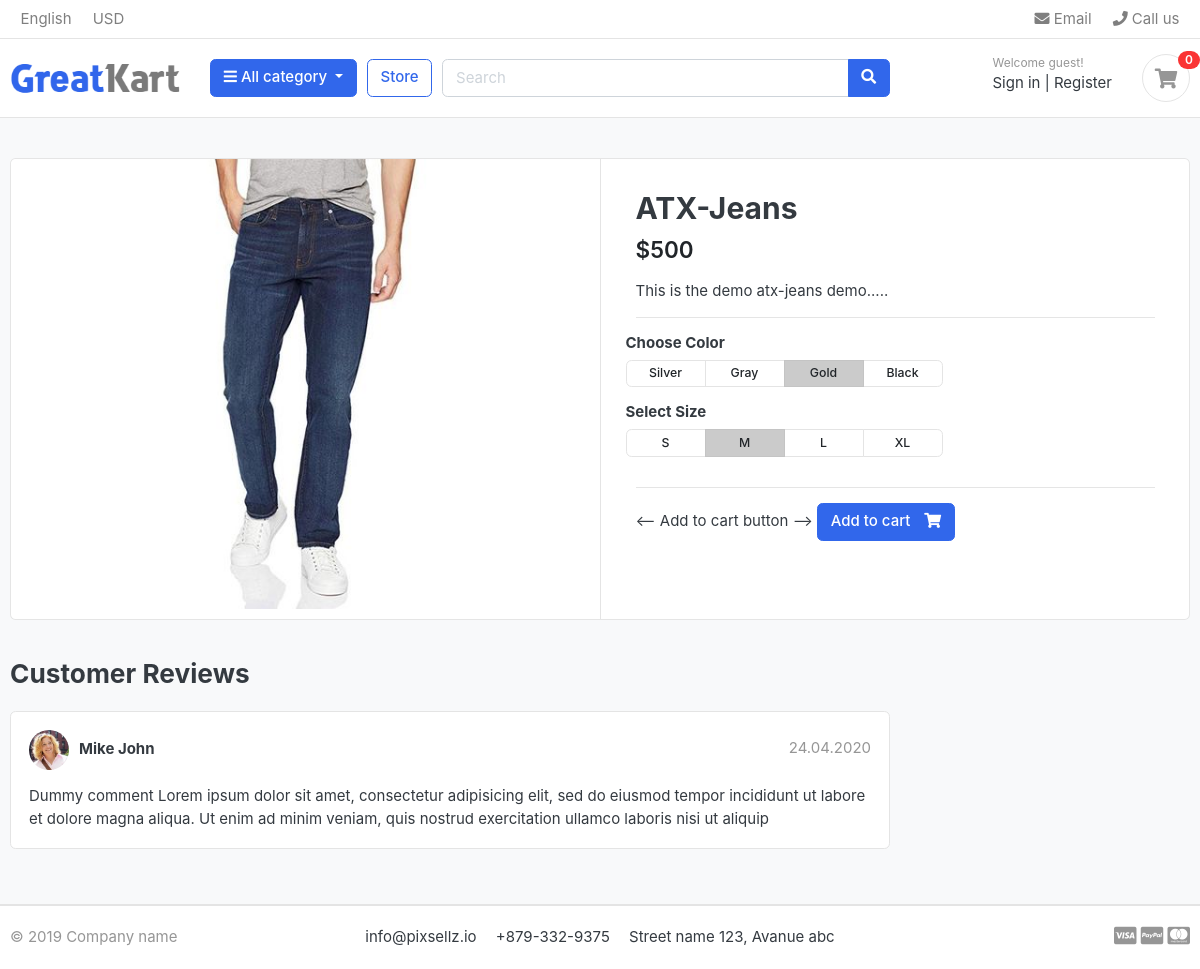
Page /store/jeans/atx-jeans/ on the committed database.
### store/models.py (models this page shows, shortened)
class Product(models.Model):
    product_name = models.CharField(max_length=200, unique=True)
    slug = models.SlugField(max_length=200, unique=True)
    description = models.TextField(max_length=500, blank=True)
    price = models.IntegerField()
    images = models.ImageField(upload_to='photos/products')
    stock = models.IntegerField()
    is_available = models.BooleanField(default=True)
    category = models.ForeignKey(Category, on_delete=models.CASCADE)
    created_date = models.DateTimeField(auto_now_add=True)
    modified_date = models.DateTimeField(auto_now=True)

### store/views.py (the view)
# urls.py: path('<slug:category_slug>/<slug:product_slug>/', views.product_detail, name='product_detail'),
def product_detail(request, category_slug, product_slug):
    try:
      single_product = Product.objects.get(category__slug=category_slug, slug=product_slug)
    except Exception as e:
        raise e
    context = {
        'single_product': single_product,
    }
    return render(request, 'store/product_detail.html', context)

### category/context_processor.py (called while the page is built)
def menu_links(request):
    links = Category.objects.all()
    return dict(links=links)

### category/models.py (called while the page is built)
    def get_url(self):
        return reverse('products_by_category', args=[self.slug])

### templates/store/product_detail.html
{% extends 'base.html' %}
{% load static %}
{% block content %}
<section class="section-content padding-y bg">
    <div class="container">
        <div class="card">
            <div class="row no-gutters">
                <aside class="col-md-6">
                    <article class="gallery-wrap">
                        <div class="img-big-wrap">
                            <a href="#"><img src="{{ single_product.images.url }}"></a>
                        </div>
                    </article>
                </aside>
                <main class="col-md-6 border-left">
                    <article class="content-body">
                        <h2 class="title">{{single_product.product_name}}</h2>
                        <div class="mb-3">
                            <var class="price h4">${{single_product.price}}</var>
                        </div>
                        <p>{{single_product.description}}</p>
                        <hr>
                        <div class="row">
                            <div class="item-option-select">
                                <h6>Choose Color</h6>
                                <div class="btn-group btn-group-sm btn-group-toggle" data-toggle="buttons">
                                    <label class="btn btn-light">
                                        <input type="radio" name="radio_color"> Silver
                                    </label>
                                    <label class="btn btn-light">
                                        <input type="radio" name="radio_color"> Gray
                                    </label>
                                    <label class="btn btn-light active">
                                        <input type="radio" name="radio_color checked"> Gold
                                    </label>
                                    <label class="btn btn-light">
                                        <input type="radio" name="radio_color"> Black
                                    </label>
                                </div>
                            </div>
                        </div>
                        <div class="row">
                            <div class="item-option-select">
                                <h6>Select Size</h6>
                                <div class="btn-group btn-group-sm btn-group-toggle" data-toggle="buttons">
                                    <label class="btn btn-light">
                                        <input type="radio" name="radio_color"> S
                                    </label>
                                    <label class="btn btn-light active">
                                        <input type="radio" name="radio_color" checked> M
                                    </label>
                                    <label class="btn btn-light">
                                        <input type="radio" name="radio_color"> L
                                    </label>
                                    <label class="btn btn-light">
                                        <input type="radio" name="radio_color"> XL
                                    </label>
                                </div>
                            </div>
                        </div>
                        <hr>
                        {% if single_product.stock <= 0 %}
                        <div class="alert alert-danger" role="alert">
                            Out of Stock
                        </div>
                        {% else %}
                        <-- Add to cart button -->
                        <a href="" class="btn  btn-primary"> <span class="text">Add to
                                cart</span> <i class="fas fa-shopping-cart"></i> </a>
                        {% endif %}
                    </article>
                </main>
            </div>
        </div>
        <br>
        <div class="row">
            <div class="col-md-9">
                <header class="section-heading">
                    <h3>Customer Reviews </h3>
                </header>
                <article class="box mb-3">
                    <div class="icontext w-100">
                        <img src="{% static 'images/avatars/avatar1.jpg' %}" class="img-xs icon rounded-circle">
                        <div class="text">
                            <span class="date text-muted float-md-right">24.04.2020 </span>
                            <h6 class="mb-1">Mike John </h6>
                        </div>
                    </div>
                    <div class="mt-3">
                        <p>
                            Dummy comment Lorem ipsum dolor sit amet, consectetur adipisicing elit, sed do eiusmod
                            tempor incididunt ut labore et dolore magna aliqua. Ut enim ad minim veniam,
                            quis nostrud exercitation ullamco laboris nisi ut aliquip
                        </p>
                    </div>
                </article>
            </div>
        </div>
    </div>
</section>
{% endblock %}

### static/css/ui.css (style rules this page uses)
html { font-family: "Inter", sans-serif; font-size: 15px; }
.content-body { flex: 1 1 auto; padding: 2rem 2.3rem; }
.img-xs, .img-sm, .img-md, .img-lg { -o-object-fit: cover; object-fit: cover; flex-shrink: 0; flex-grow: 0; }
.img-xs { width: 40px; height: 40px; }
.padding-y { padding-top: 40px; padding-bottom: 40px; }
var { font-style: normal; }
article:after, .form-group:after { display: block; clear: both; content: ""; }
.bg { background-color: #f8f9fa; }
.section-heading { margin-bottom: 20px; margin-top: 15px; }
p:last-child { margin-bottom: 0; }
.btn-light { background-color: #fff; border-color: #e4e4e4; }
.btn .text + i { margin-left: 10px; }
.icontext { display: inline-flex; align-items: center; vertical-align: middle; }
.icontext .text { width: 100%; line-height: 1.2; }
.icontext .icon { position: relative; margin-right: 10px; flex-shrink: 0; flex-grow: 0; }
.price { font-weight: 600; color: #212529; }
.box { padding: 18px; background: #fff; border-radius: 0.37rem; border: 1px solid #e4e4e4; }
.box img { max-width: 100%; }
.gallery-wrap .img-big-wrap { margin-bottom: 10px; border-radius: 0.37rem; overflow: hidden; background-color: #fff; }
.gallery-wrap .img-big-wrap a { text-align: center; display: block; }
.gallery-wrap .img-big-wrap img { height: 450px; width: auto; display: inline-block; }
.item-option-select { margin-bottom: 1rem; display: inline-block; margin-right: 15px; }
.item-option-select .btn { min-width: 80px; }

### rows in the picture
Product: images (picture), product_name "ATX-Jeans", price "500", description "This is the demo atx-jeans demo....."
